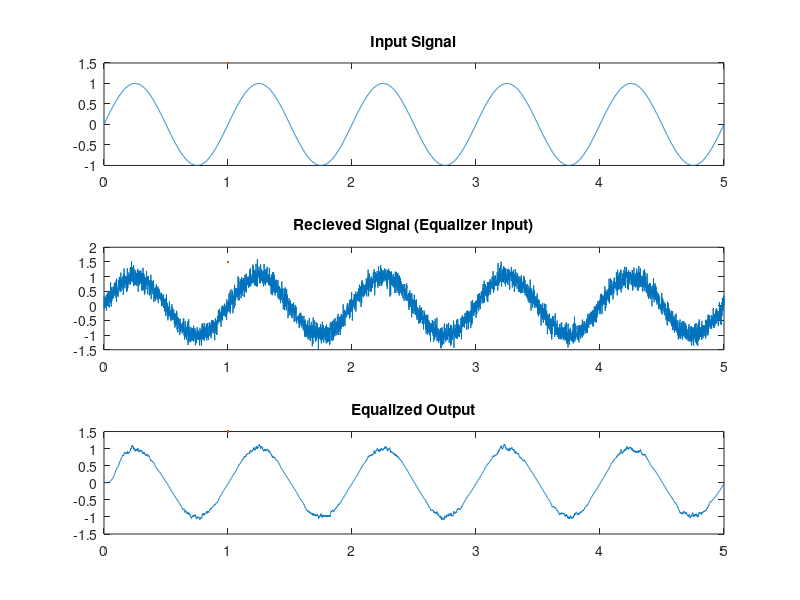

Recreate this plot in MATLAB.
clc;
clear;
close all;

% Define your input signal and received signal
time = 0.001:0.001:5;
input_signal = sin(2*pi*time); % Replace this with your input signal
received_signal = awgn(input_signal, 15); % Add some noise to simulate a real-world scenario

% Set the length of the adaptive filter (equalizer)
filter_length = 10;

% Initialize the filter coefficients
filter_coefficients = zeros(1, filter_length);

% Set the step size (learning rate) for the LMS algorithm
mu = 0.01;

% Create variables to store the output of the equalizer and the error signal
output_signal = zeros(size(input_signal));
error_signal = zeros(size(input_signal));

% Perform adaptive equalization
for n = filter_length:length(input_signal)
    
    % Extract a portion of the input signal for filtering
    x = input_signal(n-filter_length+1:n);
    
    % Compute the output of the equalizer
    output_signal(n) = filter_coefficients * x';
    
    % Compute the error signal (received - actual output)
    error_signal(n) = received_signal(n) - output_signal(n);
    
    % Update the filter coefficients using the LMS update rule
    filter_coefficients = filter_coefficients + mu * error_signal(n) * x;
    
end

% Plot the original input signal, received signal, and equalized output
subplot(3, 1, 1);
plot(time, input_signal, LineWidth=1.5);
title('Input Signal');

subplot(3, 1, 2);
plot(time, received_signal, LineWidth=1.5);
title('Recieved Signal (Equalizer Input)');

subplot(3, 1, 3);
plot(time, output_signal, LineWidth=1.5);
title('Equalized Output');

% Calculate and display the mean squared error
MSE = mean(error_signal.^2);
RMSE = sqrt(MSE);
disp(['Mean Squared Error: ', num2str(MSE)]);
disp(['Root Mean Squared Error: ', num2str(RMSE)]);